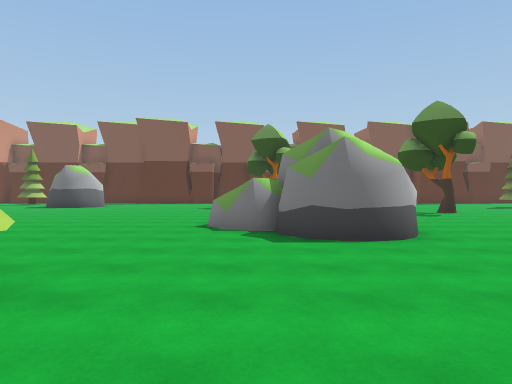
view 1 (above)

23 first-person views from a walk through a Unity game level. The camera is 1.4 m above the floor, looks level and sees 70° across. The floor is counted in squares, 2 m on a side. Each view is taken from the middle of a square. On the plan, view 1 faces up. The plan holds only what a view shows up to about 11 squares ahead; the rest is blank. The place goes on beyond the plan. The player is left out.

view 2
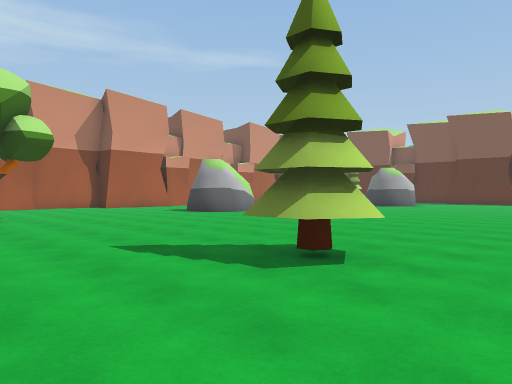

view 3
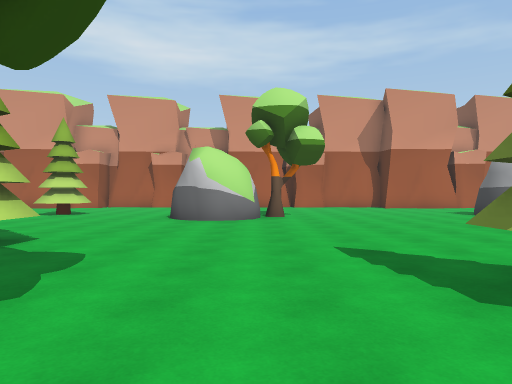

view 4
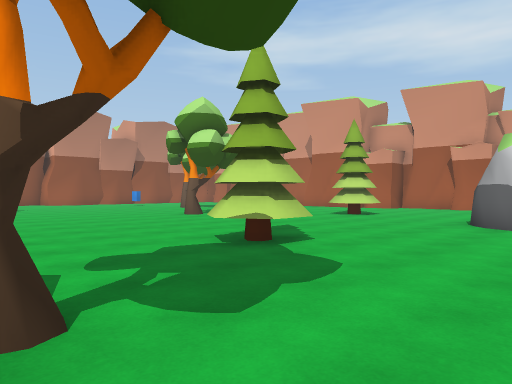

view 5
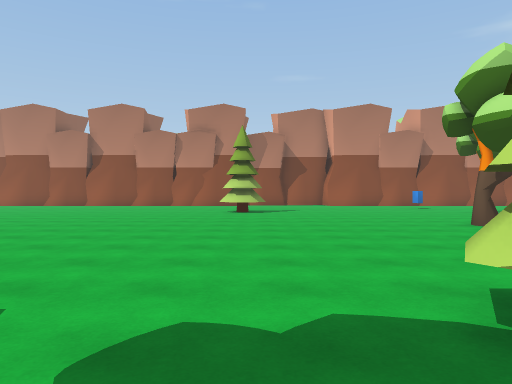

view 6
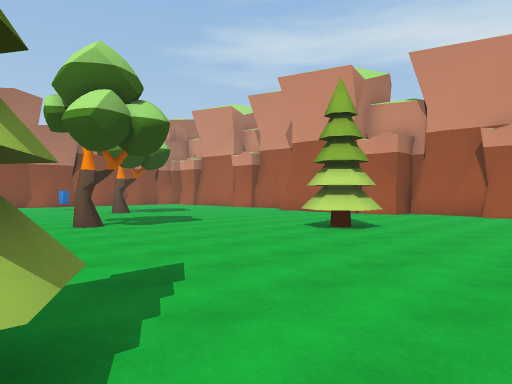

view 7
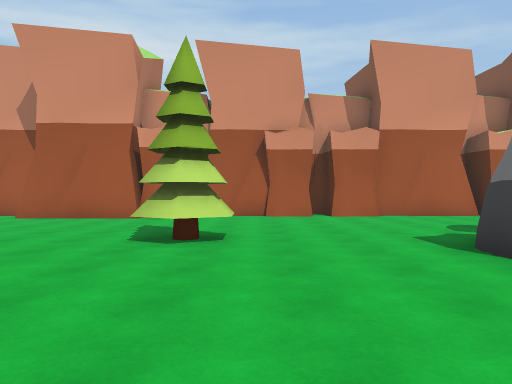

view 8
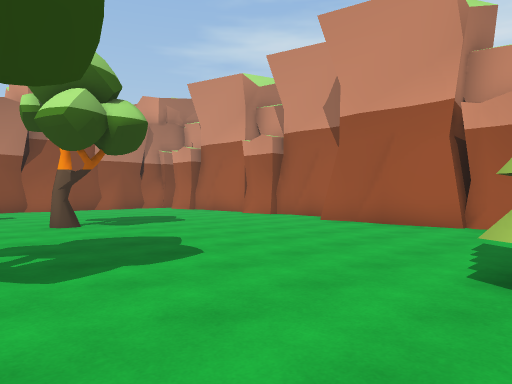

view 9
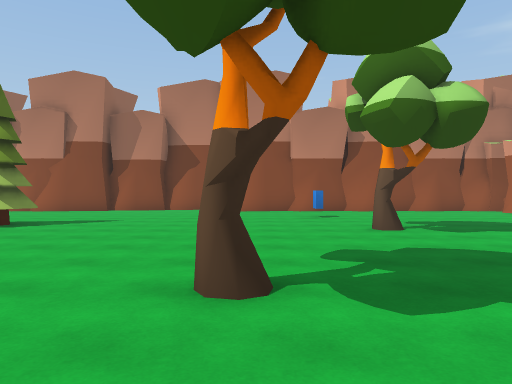

view 10
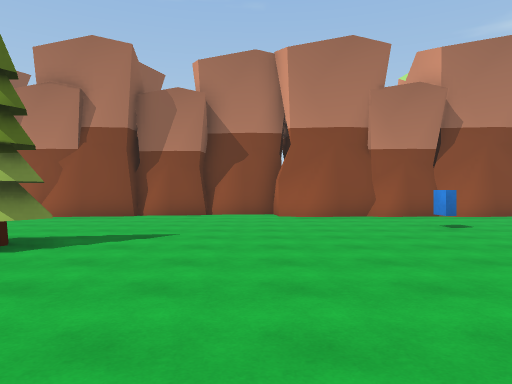

view 11
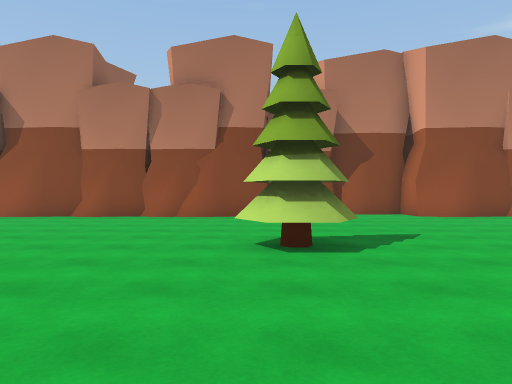

view 12
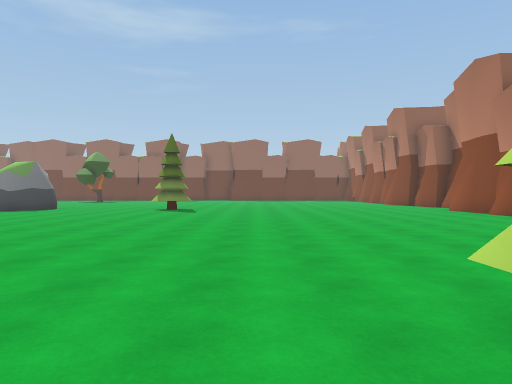

view 13
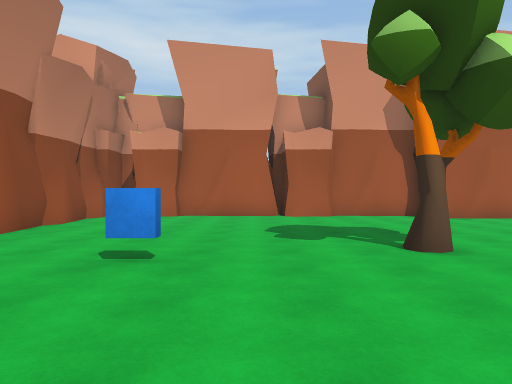

view 14
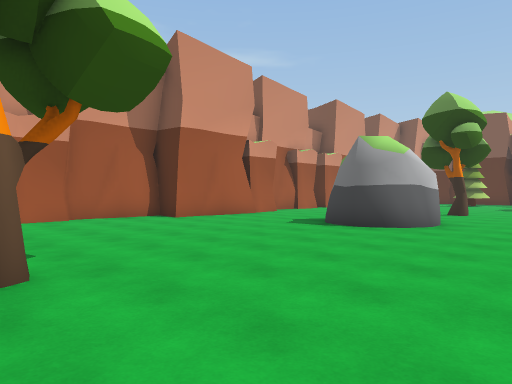

view 15
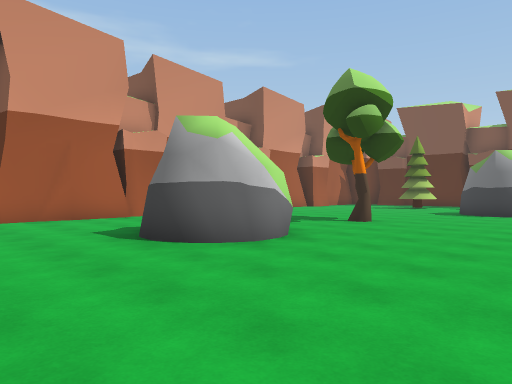

view 16
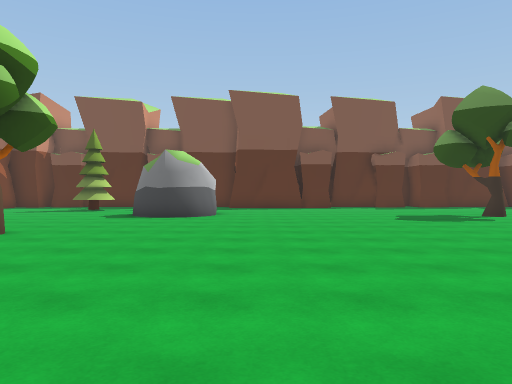

view 17
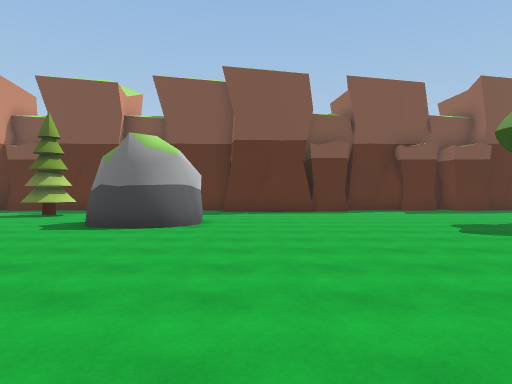

view 18
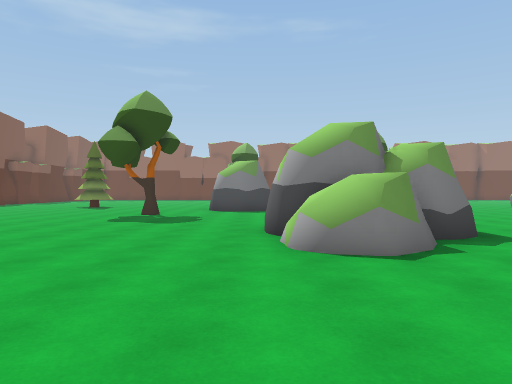

view 19
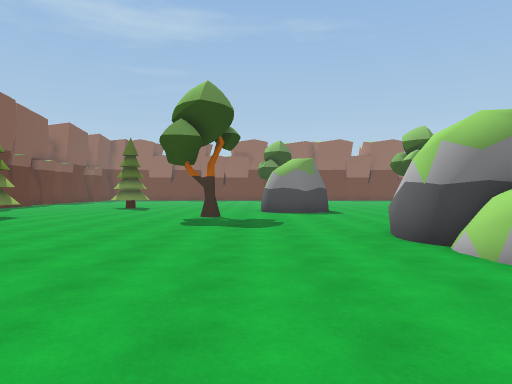

view 20
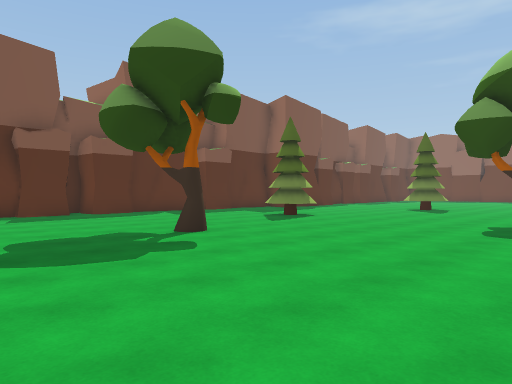

view 21
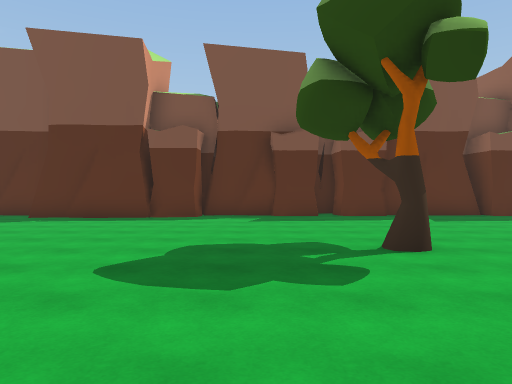

view 22
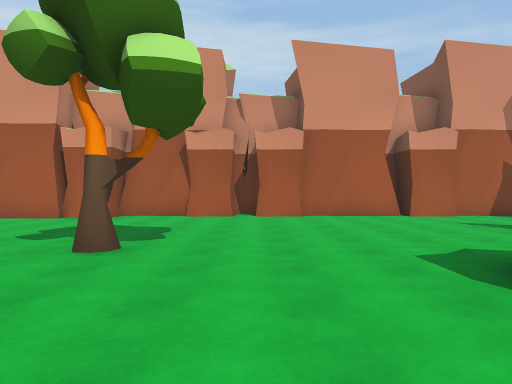

view 23
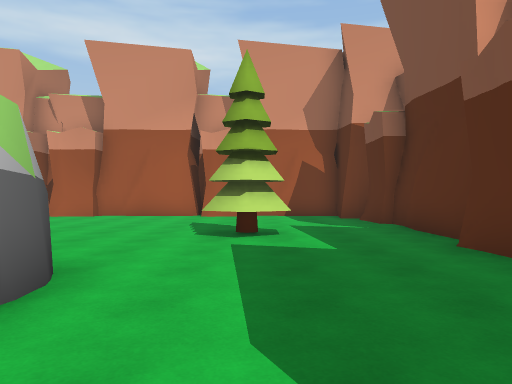

### Floor plan
Key: @ floor where view 1 was taken; # wall or solid block; . floor; ^ raised ledge; T tree; B blue block.
Columns run from 17 left of view 1 to 9 right of it. Each row starts with its distance up from view 1.
 23 ###########  #####.######
 22 #.........####..........
 21 #......................
 20 #...TT.................
 19 #......................T
 18 #.......##............TT.
 17 #.......##...............
 16 #........#........T.......
 15 #..........................
 14 #..........................
 13 #..........................
 12 #.....T................T.
 11 #........................
 10 ##.......................
  9  #...  #.................
  8  #...###........^###.....
  7  #....##.........###...
  6 ##................##..
  5 #.....................
  4 #.....................
  3 #..............T......
  2 #.............TT....
  1 #.  ...............
  0 #...   #.........@
 -1 #..... ##.........
 -2 #.....##........T
 -3 #...........T...
 -4 #...........TT...
 -5 #................
 -6 #....TT...........     ..
 -7 ##.................  ....
 -8 ##................. .....
 -9  #.......................
-10  #.......T...............
-11 ##.......................
-12 #........................
-13 #........................
-14 #.....T.......T..........
-15 #.............TT.........
-16 #........................
-17 #......B.................
-18 #........................
-19 #  ......................
-20 .........................
-21 ###########..############

Where each view was taken, in squares from view 1:
view 1: 0 up, 0 right, facing up
view 2: 1 down, 0 right, facing up-left
view 3: 0 up, 0 right, facing left
view 4: 0 up, 1 left, facing down-left
view 5: 2 down, 3 left, facing down
view 6: 2 down, 5 left, facing down-left
view 7: 5 down, 6 left, facing left
view 8: 6 down, 8 left, facing down-left
view 9: 7 down, 8 left, facing down
view 10: 10 down, 6 left, facing down
view 11: 10 down, 2 left, facing down
view 12: 13 down, 4 left, facing right
view 13: 16 down, 6 left, facing left
view 14: 0 up, 7 left, facing up-left
view 15: 4 up, 6 left, facing up-left
view 16: 6 up, 6 left, facing up
view 17: 9 up, 6 left, facing up
view 18: 9 up, 5 left, facing right
view 19: 11 up, 4 left, facing right
view 20: 11 up, 3 left, facing up-right
view 21: 12 up, 1 left, facing up
view 22: 14 up, 6 left, facing left
view 23: 20 up, 6 left, facing left
